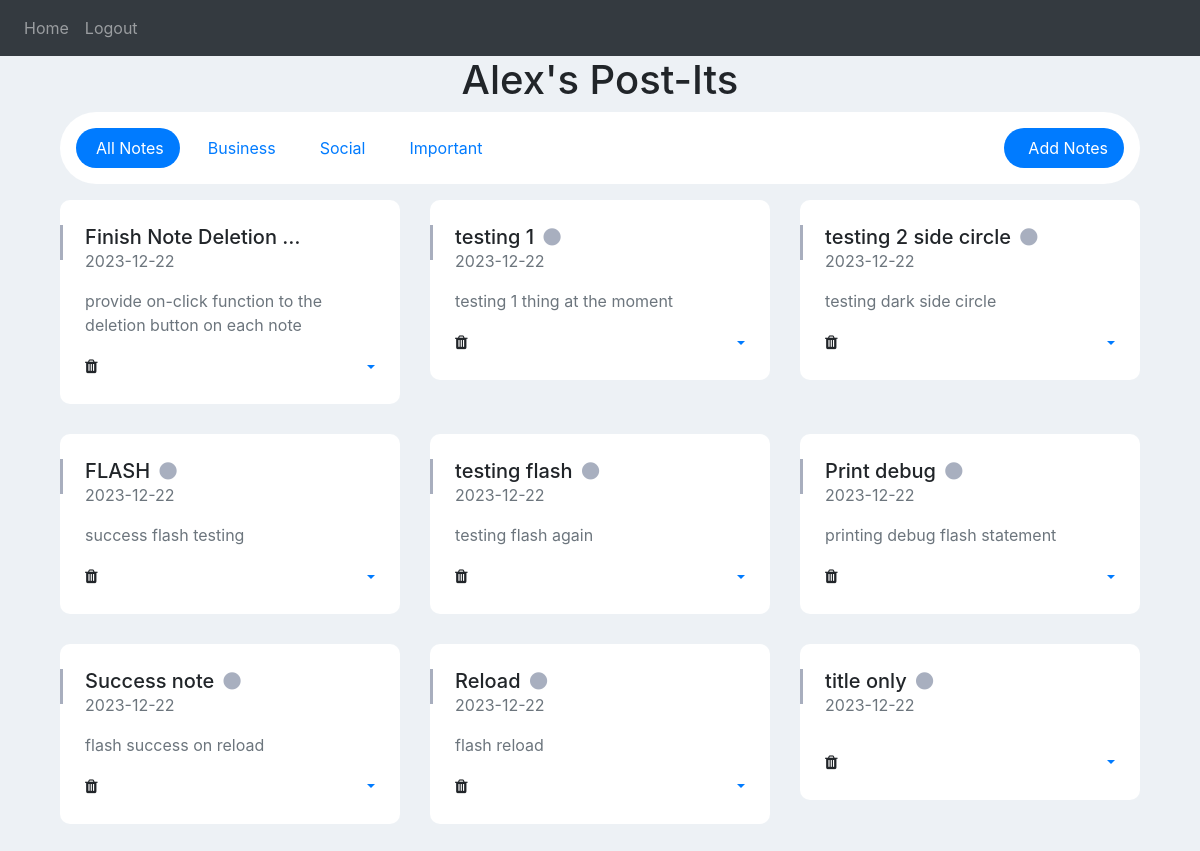
Screenshot of / (signed in) with the database file from the repository.
### post_it_website/models.py (models this page shows)
class User(db.Model, UserMixin):
    id = db.Column(db.Integer, primary_key=True)
    email = db.Column(db.String(150), unique=True)
    firstName = db.Column(db.String(150))
    lastName = db.Column(db.String(150))
    password = db.Column(db.String(150))
    notes = db.relationship('Note')

class Note(db.Model):
    id = db.Column(db.Integer, primary_key=True)
    noteHeading = db.Column(db.String(100))
    noteContent = db.Column(db.String(10000))
    date = db.Column(db.DateTime(timezone=True), default=func.now())
    userId = db.Column(db.Integer, db.ForeignKey('user.id'))

### post_it_website/views.py (the view)
@views.route('/', methods=['GET', 'POST'])
@login_required
def home():
    return render_template("dashboard.html", user=current_user)

### post_it_website/__init__.py (called while the page is built)
def create_app():
    app = Flask(__name__)
    app.config['SECRET_KEY'] = 'do not give up'
    app.config['SQLALCHEMY_DATABASE_URI'] = f'sqlite:///{DB_NAME}'
    db.init_app(app)
    from .views import views
    from .auth import auth
    app.register_blueprint(views, url_prefix='/')
    app.register_blueprint(auth, url_prefix='/')
    from .models import User, Note
    with app.app_context():
        db.create_all()
    login_manager = LoginManager()
    login_manager.login_view = 'auth.login'
    login_manager.init_app(app)
    @login_manager.user_loader
    def load_user(id):
        return User.query.get(int(id))
    return app

### post_it_website/templates/dashboard.html (shortened to what this page needs)
{% extends "base.html" %}
{% block content %}
<h1 align="center">{{user.firstName}}'s Post-Its</h1>
<div class="page-content container note-has-grid">
    <ul class="nav nav-pills p-3 bg-white mb-3 rounded-pill align-items-center">
        <li class="nav-item">
            <a href="javascript:void(0)"
                class="nav-link rounded-pill note-link d-flex align-items-center px-2 px-md-3 mr-0 mr-md-2 active"
                id="all-category">
                <span class="d-none d-md-block">All Notes</span>
            </a>
        </li>
        <li class="nav-item">
            <a href="javascript:void(0)"
                class="nav-link rounded-pill note-link d-flex align-items-center px-2 px-md-3 mr-0 mr-md-2"
                id="note-business"> <span
                    class="d-none d-md-block">Business</span></a>
        </li>
        <li class="nav-item">
            <a href="javascript:void(0)"
                class="nav-link rounded-pill note-link d-flex align-items-center px-2 px-md-3 mr-0 mr-md-2"
                id="note-social"> <span class="d-none d-md-block">Social</span></a>
        </li>
        <li class="nav-item">
            <a href="javascript:void(0)"
                class="nav-link rounded-pill note-link d-flex align-items-center px-2 px-md-3 mr-0 mr-md-2"
                id="note-important"> <span class="d-none d-md-block">Important</span></a>
        </li>
        <li class="nav-item ml-auto">
            <a href="javascript:void(0)" class="nav-link btn-primary rounded-pill d-flex align-items-center px-3"
                id="add-notes"> <span class="d-none d-md-block font-14">Add
                    Notes</span></a>
        </li>
    </ul>
    <div class="tab-content bg-transparent">
        <div id="note-full-container" class="note-has-grid row">
            {% for note in user.notes %}
            <div class="col-md-4 single-note-item all-category" style="">
                <div class="card card-body">
                    <span class="side-stick"></span>
                    <h5 class="note-title text-truncate w-75 mb-0" data-noteheading="{{ note.noteHeading }}"> {{ note.noteHeading }} <i class="point fa fa-circle ml-1 font-10"></i></h5>
                    <p class="note-date font-12 text-muted">{{ note.date.strftime('%Y-%m-%d') }}</p>
                    <div class="note-content">
                        <p class="note-inner-content text-muted"
                            data-notecontent="{{ note.noteContent }}">
                            {{ note.noteContent }}</p>
                    </div>
                    <div class="d-flex align-items-center">
                        <span class="mr-1"><i class="fa fa-trash remove-note" onClick="deleteNote({{ note.id }})"></i></span>
                        <div class="ml-auto">
                            <div class="category-selector btn-group">
                                <a class="nav-link dropdown-toggle category-dropdown label-group p-0"
                                    data-toggle="dropdown" href="#" role="button" aria-haspopup="true"
                                    aria-expanded="true">
                                </a>
                            </div>
                        </div>
                    </div>
                </div>
            </div>
            {% endfor %}
        </div>
    </div>
</div>
{% endblock %}

### post_it_website/templates/base.html (shortened to what this page needs)
<!DOCTYPE html>
<html>
<head>
    <link rel="stylesheet" href="https://stackpath.bootstrapcdn.com/bootstrap/4.4.1/css/bootstrap.min.css"
 />
    <link rel="stylesheet" href="https://stackpath.bootstrapcdn.com/font-awesome/4.7.0/css/font-awesome.min.css"
 />
    <link rel="stylesheet" href="{{ url_for('static', filename='stylesheet.css') }}" />
</head>
<body>
    <nav class="navbar navbar-expand-lg navbar-dark bg-dark">
        <div class="collapse navbar-collapse" id="navbar">
            <div class="navbar-nav">
                {% if user.is_authenticated %}
                <a class="nav-item nav-link" id="home" href="/">Home</a>
                <a class="nav-item nav-link" id="logout" href="/logout">Logout</a>
                {% else %}
                <a class="nav-item nav-link" id="login" href="/login">Login</a>
                <a class="nav-item nav-link" id="signUp" href="/sign-up">Sign Up</a>
                {% endif %}
            </div>
        </div>
    </nav>
    <div class="container">
        {% block content %}
        {% endblock %}
    </div>
</body>
</html>

### post_it_website/static/stylesheet.css (style rules this page uses)
body { background: #edf1f5; margin-top: 0px; }
.card { position: relative; display: flex; flex-direction: column; min-width: 0; word-wrap: break-word; background-color: #fff; background-clip: border-box; border: 0 solid transparent; border-radius: 0; }
.card { margin-bottom: 30px; }
.card-body { flex: 1 1 auto; padding: 1.57rem; }
.note-has-grid .nav-link { padding: .5rem }
.note-has-grid .single-note-item .card { border-radius: 10px }
.note-has-grid .single-note-item .side-stick { position: absolute; width: 3px; height: 35px; left: 0; background-color: rgba(82, 95, 127, .5) }
.note-has-grid .single-note-item.all-category .point { color: rgba(82, 95, 127, .5) }

### rows the page displays
User: firstName "Alex"
Note: noteHeading "Finish Note Deletion", date "2023-12-22", noteContent "provide on-click function to the deletion button on each note"
Note: noteHeading "testing 1", date "2023-12-22", noteContent "testing 1 thing at the moment"
Note: noteHeading "testing 2 side circle", date "2023-12-22", noteContent "testing dark side circle"
Note: noteHeading "FLASH", date "2023-12-22", noteContent "success flash testing"
Note: noteHeading "testing flash", date "2023-12-22", noteContent "testing flash again"
Note: noteHeading "Print debug", date "2023-12-22", noteContent "printing debug flash statement"
Note: noteHeading "Success note", date "2023-12-22", noteContent "flash success on reload"
Note: noteHeading "Reload", date "2023-12-22", noteContent "flash reload"
Note: noteHeading "title only", date "2023-12-22"
